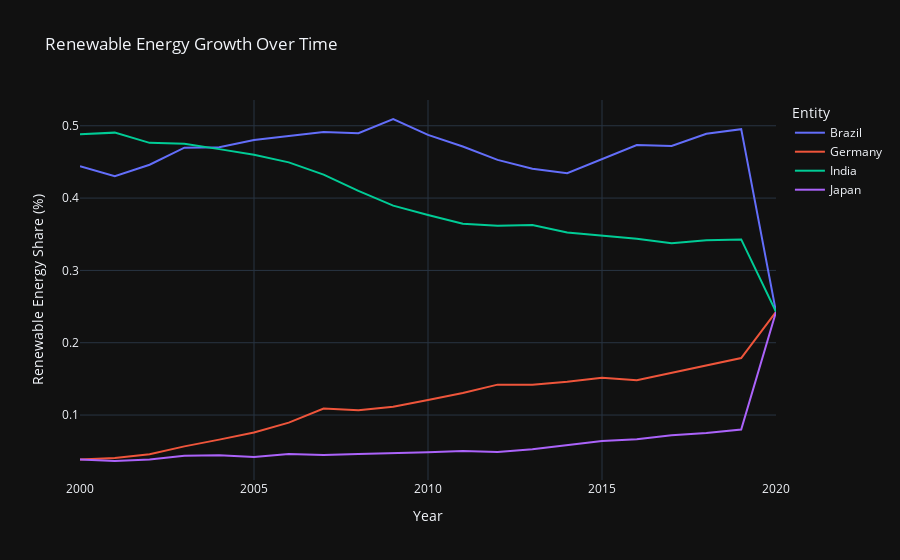

The code cell stored with this chart in its notebook:
### Markdown cell above
Interactive Renewable Energy Trends:

### Code cell
fig = px.line(df[df["Entity"].isin([ "Germany", "Japan", "India", "Brazil"])],
              x="Year", y="Renewable_Share", color="Entity",
              title="Renewable Energy Growth Over Time",
              labels={"Renewable_Share": "Renewable Energy Share (%)"},
              template="plotly_dark")

fig.show()

### Figure 1 — Plotly figure (JSON) as saved in the notebook; plotly's stock layout.template omitted (floating-point values rounded to 4 significant figures)
{"data": [{"hovertemplate": "Entity=Brazil<br>Year=%{x}<br>Renewable Energy Share (%)=%{y}<extra></extra>", "legendgroup": "Brazil", "line": {"color": "#636efa", "dash": "solid"}, "marker": {"symbol": "circle"}, "mode": "lines", "name": "Brazil", "orientation": "v", "showlegend": true, "type": "scatter", "x": [2000, 2001, 2002, 2003, 2004, 2005, 2006, 2007, 2008, 2009, 2010, 2011, 2012, 2013, 2014, 2015, 2016, 2017, 2018, 2019, 2020], "xaxis": "x", "y": [0.4442, 0.4303, 0.4462, 0.4697, 0.4704, 0.4803, 0.4859, 0.4914, 0.4898, 0.5094, 0.4874, 0.4713, 0.4528, 0.4406, 0.4343, 0.4542, 0.4733, 0.472, 0.4889, 0.4953, 0.2426], "yaxis": "y"}, {"hovertemplate": "Entity=Germany<br>Year=%{x}<br>Renewable Energy Share (%)=%{y}<extra></extra>", "legendgroup": "Germany", "line": {"color": "#EF553B", "dash": "solid"}, "marker": {"symbol": "circle"}, "mode": "lines", "name": "Germany", "orientation": "v", "showlegend": true, "type": "scatter", "x": [2000, 2001, 2002, 2003, 2004, 2005, 2006, 2007, 2008, 2009, 2010, 2011, 2012, 2013, 2014, 2015, 2016, 2017, 2018, 2019, 2020], "xaxis": "x", "y": [0.03853, 0.04061, 0.04592, 0.05664, 0.06601, 0.0758, 0.08944, 0.109, 0.1067, 0.1116, 0.1209, 0.1306, 0.142, 0.1419, 0.146, 0.1515, 0.1483, 0.1585, 0.1678, 0.1788, 0.2426], "yaxis": "y"}, {"hovertemplate": "Entity=India<br>Year=%{x}<br>Renewable Energy Share (%)=%{y}<extra></extra>", "legendgroup": "India", "line": {"color": "#00cc96", "dash": "solid"}, "marker": {"symbol": "circle"}, "mode": "lines", "name": "India", "orientation": "v", "showlegend": true, "type": "scatter", "x": [2000, 2001, 2002, 2003, 2004, 2005, 2006, 2007, 2008, 2009, 2010, 2011, 2012, 2013, 2014, 2015, 2016, 2017, 2018, 2019, 2020], "xaxis": "x", "y": [0.4881, 0.4905, 0.4764, 0.4751, 0.4677, 0.4598, 0.4494, 0.4324, 0.4099, 0.3895, 0.3765, 0.3645, 0.3618, 0.3629, 0.3525, 0.3478, 0.3438, 0.3375, 0.3417, 0.3429, 0.2426], "yaxis": "y"}, {"hovertemplate": "Entity=Japan<br>Year=%{x}<br>Renewable Energy Share (%)=%{y}<extra></extra>", "legendgroup": "Japan", "line": {"color": "#ab63fa", "dash": "solid"}, "marker": {"symbol": "circle"}, "mode": "lines", "name": "Japan", "orientation": "v", "showlegend": true, "type": "scatter", "x": [2000, 2001, 2002, 2003, 2004, 2005, 2006, 2007, 2008, 2009, 2010, 2011, 2012, 2013, 2014, 2015, 2016, 2017, 2018, 2019, 2020], "xaxis": "x", "y": [0.03853, 0.03644, 0.03863, 0.04363, 0.04436, 0.04186, 0.04613, 0.04467, 0.04623, 0.04696, 0.04852, 0.05019, 0.04873, 0.05258, 0.0581, 0.06414, 0.06653, 0.07205, 0.07518, 0.08007, 0.2426], "yaxis": "y"}], "layout": {"autosize": true, "legend": {"title": {"text": "Entity"}, "tracegroupgap": 0}, "title": {"text": "Renewable Energy Growth Over Time"}, "xaxis": {"anchor": "y", "autorange": true, "domain": [0, 1], "range": [2000, 2020], "title": {"text": "Year"}, "type": "linear"}, "yaxis": {"anchor": "x", "autorange": true, "domain": [0, 1], "range": [0.01017, 0.5356], "title": {"text": "Renewable Energy Share (%)"}, "type": "linear"}}}
